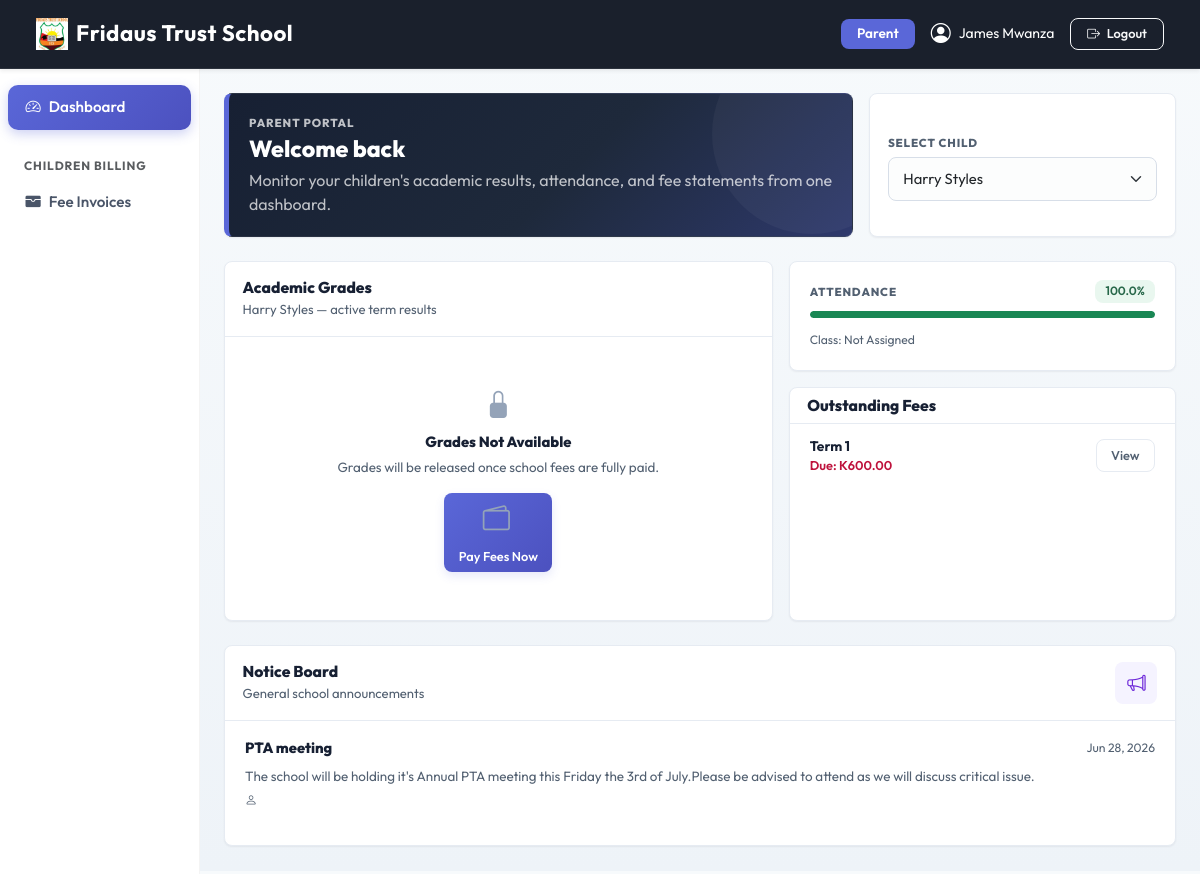
Before: /dashboard/parent/ (signed in) with the older database file.
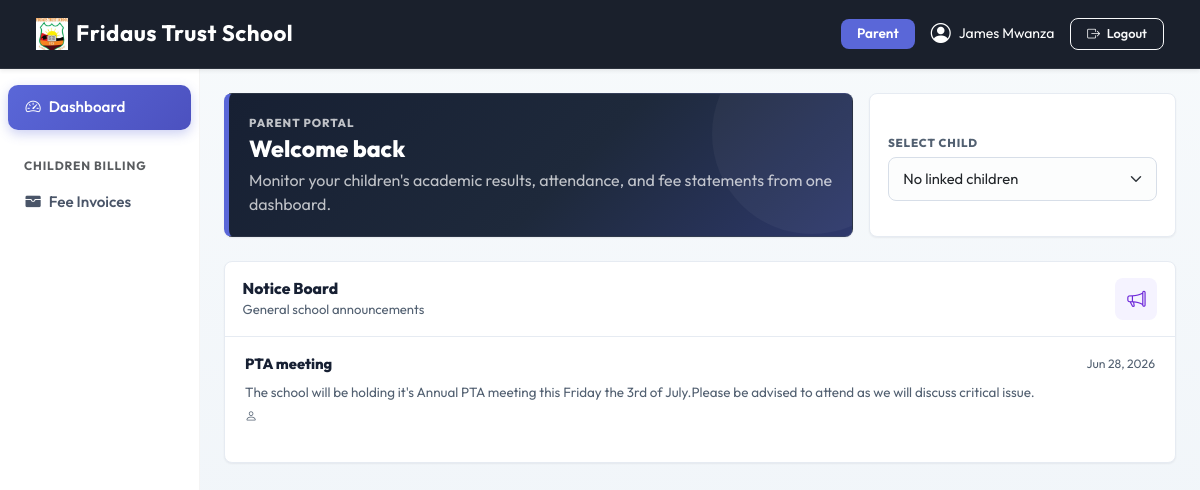
After: the same page with the newer database file.
### apps/people/models.py (models this page shows, shortened)
class Student(models.Model):
    GENDER_CHOICES = [('M', 'Male'), ('F', 'Female')]
    user         = models.OneToOneField(User, on_delete=models.CASCADE, related_name='student_profile')
    admission_no = models.CharField(max_length=20, unique=True)
    date_of_birth= models.DateField()
    gender       = models.CharField(max_length=1, choices=GENDER_CHOICES)
    blood_group  = models.CharField(max_length=5, blank=True, null=True)
    student_class= models.ForeignKey('academics.StudentClass', on_delete=models.SET_NULL, null=True, blank=True, related_name='students')
    address      = models.TextField(blank=True)
    enroll_date  = models.DateField(auto_now_add=True)
    is_active    = models.BooleanField(default=True)
    grades_visible = models.BooleanField(default=False, help_text='Show grades to parent when fees are paid.')
    class Meta:
        ordering = ['admission_no']

### apps/accounts/models.py (models this page shows, shortened)
class User(AbstractUser):
    ROLE_CHOICES = (
        ('superadmin', 'Super Admin'),
        ('admin', 'Admin'),
        ('teacher', 'Teacher'),
        ('student', 'Student'),
        ('parent', 'Parent'),
    )
    role = models.CharField(max_length=20, choices=ROLE_CHOICES)
    phone = models.CharField(max_length=20, blank=True, null=True)
    profile_pic = models.ImageField(upload_to='profile_pictures/', blank=True, null=True)
    created_at = models.DateTimeField(auto_now_add=True)
    @property
    def is_admin(self):
        return self.role in ['superadmin', 'admin'] or self.is_superuser
    @property
    def is_teacher(self):
        return self.role == 'teacher'
    @property
    def is_student(self):
        return self.role == 'student'
    @property
    def is_parent(self):
        return self.role == 'parent'

### apps/academics/models.py (models this page shows, shortened)
class StudentClass(models.Model):
    name = models.CharField(max_length=20, unique=True,editable=False)
    grade_level = models.PositiveSmallIntegerField()
    stream = models.CharField(max_length=50, blank=True, null=True)
    subjects = models.ManyToManyField(Subject, related_name='classes', blank=True)
    class Meta:
        verbose_name = "Class"
        verbose_name_plural = "Classes"
        ordering = ['grade_level', 'stream']

class AcademicTerm(models.Model):
    name = models.CharField(max_length=50, unique=True)
    current = models.BooleanField(default=False)
    class Meta:
        ordering = ['name']

### apps/finance/models.py (models this page shows, shortened)
class Invoice(models.Model):
    STATUS_CHOICES = (
        ('unpaid', 'Unpaid'),
        ('partial', 'Partially Paid'),
        ('paid', 'Fully Paid'),
    )
    student = models.ForeignKey('people.Student', on_delete=models.CASCADE, related_name='invoices')
    session = models.ForeignKey('academics.AcademicSession', on_delete=models.CASCADE)
    term = models.ForeignKey('academics.AcademicTerm', on_delete=models.CASCADE)
    student_class = models.ForeignKey('academics.StudentClass', on_delete=models.CASCADE)
    balance_from_previous_term = models.DecimalField(max_digits=10, decimal_places=2, default=Decimal('0.00'))
    discount = models.DecimalField(max_digits=10, decimal_places=2, default=Decimal('0.00'))
    status = models.CharField(max_length=20, choices=STATUS_CHOICES, default='unpaid')
    created_at = models.DateTimeField(auto_now_add=True)
    class Meta:
        ordering = ['-created_at']
    def total_payable(self):
        items_total = sum((item.amount for item in self.items.all()),Decimal('0.00'))
        return max(Decimal('0.00'), self.balance_from_previous_term + items_total - self.discount)
    def total_paid(self):
        return sum((payment.amount_paid for payment in self.payments.all()),Decimal('0.00'))
    def balance(self):
        return self.total_payable() - self.total_paid()

class InvoiceItem(models.Model):
    invoice = models.ForeignKey(Invoice, on_delete=models.CASCADE, related_name='items')
    fee_type = models.ForeignKey(FeeType, on_delete=models.SET_NULL, null=True, blank=True)
    description = models.CharField(max_length=200)
    amount = models.DecimalField(max_digits=10, decimal_places=2)

### apps/dashboard/models.py (models this page shows, shortened)
class Notice(models.Model):
    title = models.CharField(max_length=200)
    content = models.TextField()
    author = models.ForeignKey(User, on_delete=models.CASCADE, related_name='notices')
    created_at = models.DateTimeField(auto_now_add=True)
    updated_at = models.DateTimeField(auto_now=True)
    is_active = models.BooleanField(default=True)
    to_admins = models.BooleanField(default=True, verbose_name="Show to Admins")
    to_teachers = models.BooleanField(default=True, verbose_name="Show to Teachers")
    to_students = models.BooleanField(default=True, verbose_name="Show to Students")
    to_parents = models.BooleanField(default=True, verbose_name="Show to Parents")
    class Meta:
        ordering = ['-created_at']

### apps/dashboard/views.py (the view)
# urls.py: path('parent/',  views.parent_dashboard,  name='parent_dashboard'),
@login_required
def parent_dashboard(request):
    if not (request.user.is_parent or request.user.is_admin):
        return redirect('/')
    parent = get_object_or_404(Parent, user=request.user)
    children = parent.students.all().select_related('user', 'student_class')
    selected_child_id = request.GET.get('child_id')
    selected_child = None
    grades = []
    att_rate = 100.0
    unpaid_invoices = []
    grades_locked = False  # ← add this
    if children.exists():
        if selected_child_id:
            selected_child = get_object_or_404(children, pk=selected_child_id)
        else:
            selected_child = children.first()
        active_session = AcademicSession.objects.filter(current=True).first()
        active_term    = AcademicTerm.objects.filter(current=True).first()
        if selected_child.grades_visible:
            grades = Grade.objects.filter(student=selected_child)
            if active_session:
                grades = grades.filter(session=active_session)
            if active_term:
                grades = grades.filter(term=active_term)
            grades = grades.select_related('subject')
        else:
            grades_locked = True  # ← flag for template
        total_att   = Attendance.objects.filter(student=selected_child).count()
        present_att = Attendance.objects.filter(student=selected_child, status__in=['present', 'late']).count()
        att_rate    = (present_att / total_att * 100) if total_att > 0 else 100.0
        unpaid_invoices = Invoice.objects.filter(student=selected_child).exclude(status='paid')
    notices = Notice.objects.filter(is_active=True, to_parents=True)[:5]
    context = {
        'parent'          : parent,
        'children'        : children,
        'selected_child'  : selected_child,
        'grades'          : grades,
        'grades_locked'   : grades_locked,
        'att_rate'        : att_rate,
        'unpaid_invoices' : unpaid_invoices,
        'notices'         : notices,
    }
    return render(request, 'dashboard/parent_dashboard.html', context)

### apps/dashboard/context_processors.py (called while the page is built)
def school_settings(request):
    return {'school_settings': SchoolSettings.get()}

### apps/dashboard/models.py (called while the page is built)
    @classmethod
    def get(cls):
        obj, _ = cls.objects.get_or_create(pk=1)
        return obj

### templates/dashboard/parent_dashboard.html (shortened to what the changed rows need)
{% extends 'base.html' %}
{% block content %}
<div class="row g-3 mb-4">
  <div class="col-lg-8">
    <div class="hero-panel is-branded h-100">
      <h1 class="hero-greeting">Welcome back</h1>
    </div>
  </div>
  <div class="col-lg-4">
    <div class="info-card">
      <form method="get" id="childSelectorForm">
        <label for="child_id" class="info-card-label">Select Child</label>
        <select name="child_id" id="child_id" class="form-select" onchange="document.getElementById('childSelectorForm').submit();">
          {% for child in children %}
            <option value="{{ child.pk }}" {% if selected_child and selected_child.pk == child.pk %}selected{% endif %}>{{ child.user.get_full_name }}</option>
          {% empty %}
            <option value="">No linked children</option>
          {% endfor %}
        </select>
      </form>
    </div>
  </div>
</div>
{% if selected_child %}
<div class="row g-3 mb-4">
  <div class="col-lg-7">
    <div class="content-panel h-100">
      <div class="panel-header">
        <div>
          <h2 class="panel-title">Academic Grades</h2>
          <p class="panel-subtitle">{{ selected_child.user.get_full_name }} — active term results</p>
        </div>
      </div>
      <div class="panel-body p-0">
        {% if grades_locked %}
        <div class="empty-state py-5">
          <i class="bi bi-lock-fill"></i>
          <h3 class="notice-title">Grades Not Available</h3>
          <p class="notice-body mb-3">Grades will be released once school fees are fully paid.</p>
          {% if unpaid_invoices %}
          <a href="{% url 'finance:invoice_detail' unpaid_invoices.0.pk %}" class="btn btn-primary btn-sm">
            <i class="bi bi-wallet2 me-1"></i> Pay Fees Now
          </a>
          {% endif %}
        </div>
        {% endif %}
      </div>
    </div>
  </div>
  <div class="col-lg-5">
    <div class="d-flex flex-column gap-3 h-100">
      <div class="content-panel">
        <div class="panel-body">
          <div class="d-flex justify-content-between align-items-center mb-2">
            <div class="stat-label mb-0">Attendance</div>
            <span class="badge {% if att_rate < 75 %}bg-danger-subtle{% else %}bg-success-subtle{% endif %}">{{ att_rate|stringformat:".1f" }}%</span>
          </div>
          <div class="progress progress-corporate mb-2">
            <div class="progress-bar {% if att_rate < 75 %}bg-danger{% else %}bg-success{% endif %}" style="width: {{ att_rate }}%;"></div>
          </div>
          <span class="notice-meta">Class: {{ selected_child.student_class.name|default:"Not Assigned" }}</span>
        </div>
      </div>
      <div class="content-panel flex-grow-1">
        <div class="panel-header py-2">
          <h2 class="panel-title">Outstanding Fees</h2>
        </div>
        <div class="panel-body pt-0">
          {% if unpaid_invoices %}
            {% for inv in unpaid_invoices %}
            <div class="fee-line">
              <div>
                <div class="fee-line-title">{{ inv.term.name }}</div>
                <div class="fee-line-amount">Due: K{{ inv.balance }}</div>
              </div>
              <a href="{% url 'finance:invoice_detail' inv.pk %}" class="btn btn-ghost btn-sm">View</a>
            </div>
            {% endfor %}
          {% else %}
          <div class="text-success small py-2">
            <i class="bi bi-check-circle-fill me-1"></i> All fees fully paid for {{ selected_child.user.first_name }}.
          </div>
          {% endif %}
        </div>
      </div>
    </div>
  </div>
</div>
{% endif %}
<div class="content-panel">
  <div class="panel-header">
    <div>
      <h2 class="panel-title">Notice Board</h2>
    </div>
  </div>
  <div class="panel-body notice-feed">
    {% for notice in notices %}
    <div class="notice-item">
      <div class="d-flex justify-content-between align-items-start gap-3">
        <h3 class="notice-title">{{ notice.title }}</h3>
        <span class="notice-meta text-nowrap">{{ notice.created_at|date:"M d, Y" }}</span>
      </div>
      <p class="notice-body">{{ notice.content }}</p>
      <span class="notice-meta"><i class="bi bi-person me-1"></i>{{ notice.author.get_full_name }}</span>
    </div>
    {% empty %}
    <div class="empty-state">
      <i class="bi bi-megaphone"></i>
      No active announcements.
    </div>
    {% endfor %}
  </div>
</div>
{% endblock %}

Changed rows visible on the page:
removed Student: user.get_full_name "Harry Styles", student_class.name "Not Assigned"
removed Invoice: term.name "Term 1", balance "600.00"
Other visible differences:
form field child_id: "Harry Styles" → "No linked children"
{{ att_rate|stringformat:".1f" }}: "100.0" → (not shown)
text no longer shown: "Academic Grades — active term results Grades Not Available Grades will be released once school fees are fully paid. Pay Fees Now ATTENDANCE % Class: Outstanding Fees"
